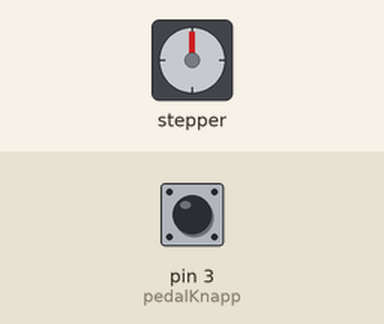
Recording of a sketch running on a simulated Arduino Uno, built with avr-gcc and run on an emulated ATmega328P. Parts: stepper motor. The inputs (shaded band) are chosen by the test bench; at power-on: pin 3 (pedalKnapp) HIGH. Stepper angles assume 2048 steps per turn; what the sketch prints to the serial monitor is not drawn.

Above: at 1.2 s.
1.3 s: pin 3 (pedalKnapp) pulled LOW for 0.15 s
At 2.95 s:
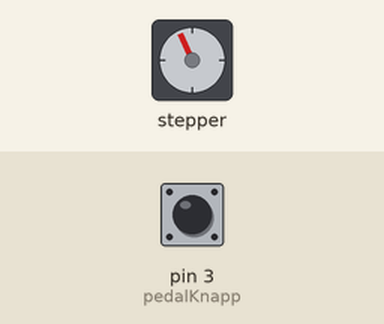
At 10.1 s:
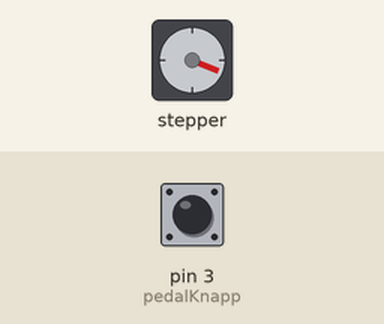
10.4 s: pin 3 (pedalKnapp) pulled LOW for 0.15 s
At 19.6 s:
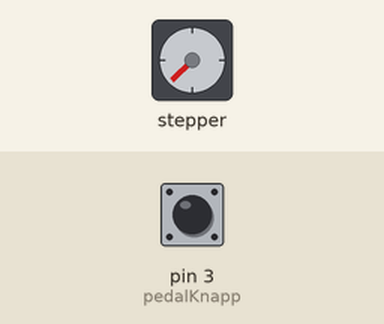
Timing chart, 0 to 21.1 s (numbered marks = the images above; inputs shaded):
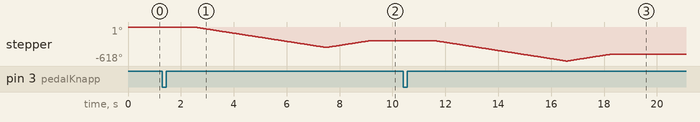

Measured:
- after the input at 1.3 s, stepper: turns 370° counter-clockwise in 5.0 s, then 122° clockwise in 1.6 s
- after the input at 10.4 s, stepper: turns 370° counter-clockwise in 5.0 s, then 123° clockwise in 1.6 s

The sketch:

motor3b_snart.ino
```cpp
#include <Stepper.h>              //brukes med trinnmotoren og driverkort
const int stepsPerRevolution = 64;  // number of steps per revolution, brukes med trinnmotoren og driverkort
Stepper myStepper(stepsPerRevolution, 8, 10, 9, 11); //brukes for driverkort

// Hva det er og hvilken pin den bruker. (pedal er knapp)
int pedalKnapp = 3;

// ettSteg er hvor mange steps*64 som trengs for å flytte kammen fra tann til tann
// halvtSteg er da 11*64 steps for å flytte en halv tann på kammen
// disse variablene brukes bare i deres funksjoner
int ettSteg = 22;
int halvtSteg = 11;

int period = 1000;          //tidsinterval for hvor lenge den skal vente på å registrere knappe trykk. brukes med millis()
unsigned long time_now = 0; //blir brukt med millis()

int holdeInneTeller = 0; //Denne blir å enten være 0 eller langt over 0
int knappTeller = 0; // Denne teller hvor mange ganger holdeInneTeller går over 0


// tall = 16 er er halv rotasjon hos motorer
// tall = 8 er en kvart
void counterclockwise(int tall) {
  Serial.println("clockwise");
  myStepper.step(stepsPerRevolution*tall);
}

// tall = 16 er er halv rotasjon hos motoren
// tall = 8 er en kvart
void clockwise(int tall) {
  Serial.println("counterclockwise");
  myStepper.step(-stepsPerRevolution*tall);
}

// Kjører ett hakk på kammen. retning velger rotasjons retning
void etSteg (String retning) {
  Serial.println("Kjører ett steg på kammen");
  if (retning == "+") {
    clockwise(ettSteg);
  }
  else if (retning == "-") {
    counterclockwise(ettSteg);
  }
}

// Kjører halvt hakk på kammen. retning velger rotasjons retning
void halvSteg (String retning) {
  Serial.println("Kjører ett steg på kammen");
  if (retning == "+") {
    clockwise(halvtSteg);
  }
  else if (retning == "-") {
    counterclockwise(halvtSteg);
  }
}


// blar et ark. retning velger rotasjons retning
void blaArk(String retning) {
  if (retning == "+") {
    etSteg("+");
    halvSteg("+");
    halvSteg("-");;
  }
  else if (retning == "-") {
    etSteg("-");
    halvSteg("-");
    halvSteg("+");
  }
}


void setup() {
  pinMode(pedalKnapp,INPUT_PULLUP);

  myStepper.setSpeed(400); // hastighet på motoren
  Serial.begin(9600);
}


void loop() {

  //knappen summer holdeInneTeller når den er trykket inn
  if (digitalRead(pedalKnapp) == LOW) {
    holdeInneTeller += 1;
  }

  // når knappen blir trykket inn så vil den "+=" for mange ganger i sekundet
  // så trenger en til teller som heter knappTeller som konverterer fra holdeInneTeller

  // når knappen blir sluppet, vil denne telle antall trykk
  // den vil også sette variablene slik at millis() if-setningen under vil fungere
  else if (holdeInneTeller > 0) {
    knappTeller += 1;
    holdeInneTeller = 0;
    time_now = millis();
  }

  // får et schrodinger fenomen. trenger denne for at den skal kunne rotere andre veien.
  Serial.println(knappTeller);

  // period velger hvor lenge etter knappe-/pedaltrykk den skal vente på å kjøre koden under
  // valgte å lage dette fordi da er et trykk en side frem, og dobbel trykk en side tilbake
  if (knappTeller > 0 && millis() - time_now > period) {

    // Blar en side frem hvis knappteller = 1
    if (knappTeller == 1) {
      blaArk("+");
    }

    // Blar en side tilbake hvis knappteller = 2
    else if (knappTeller == 2) {
      blaArk("-");
    }

    //nullstiller
    knappTeller = 0;

  }


}
```
